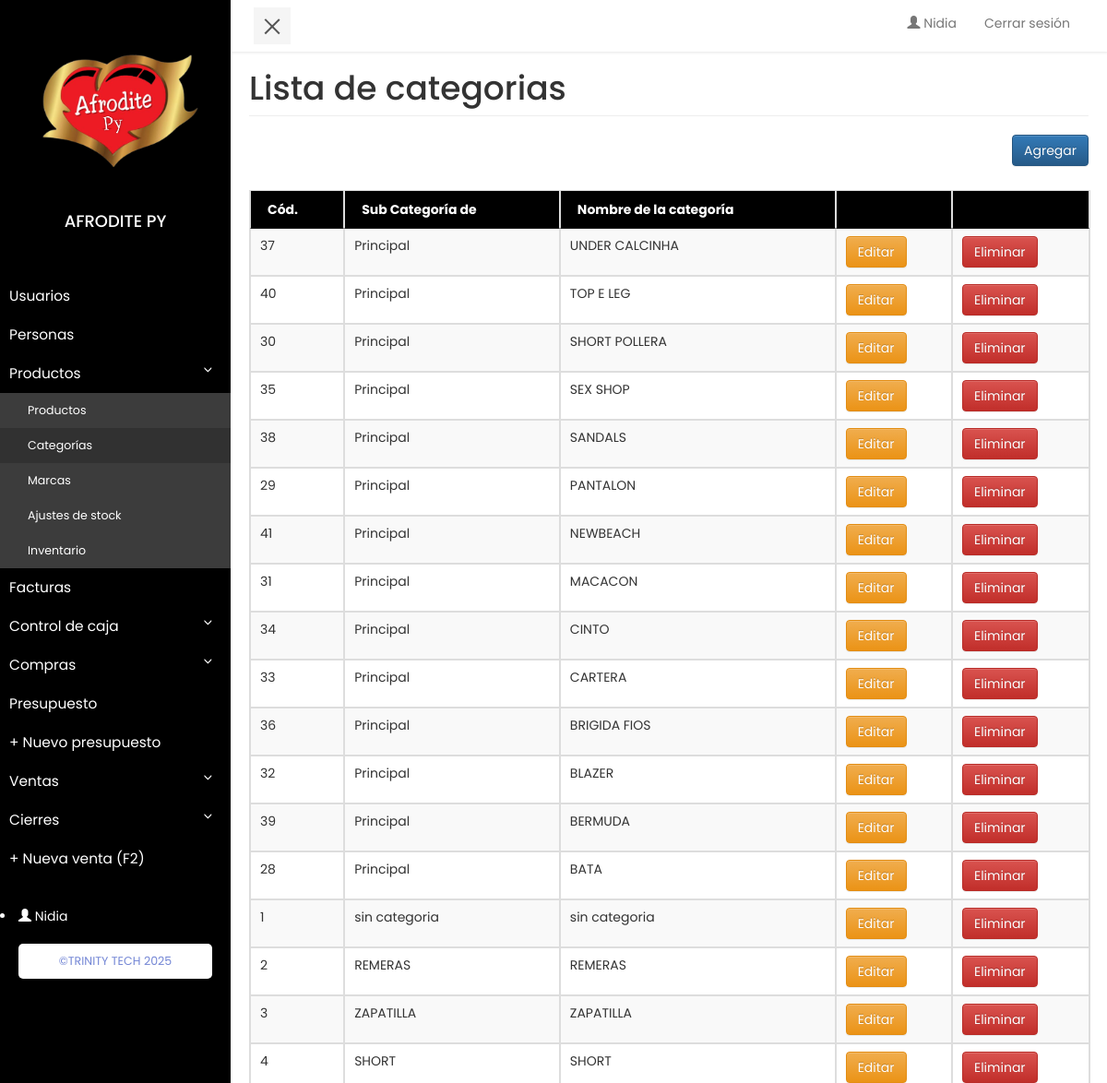
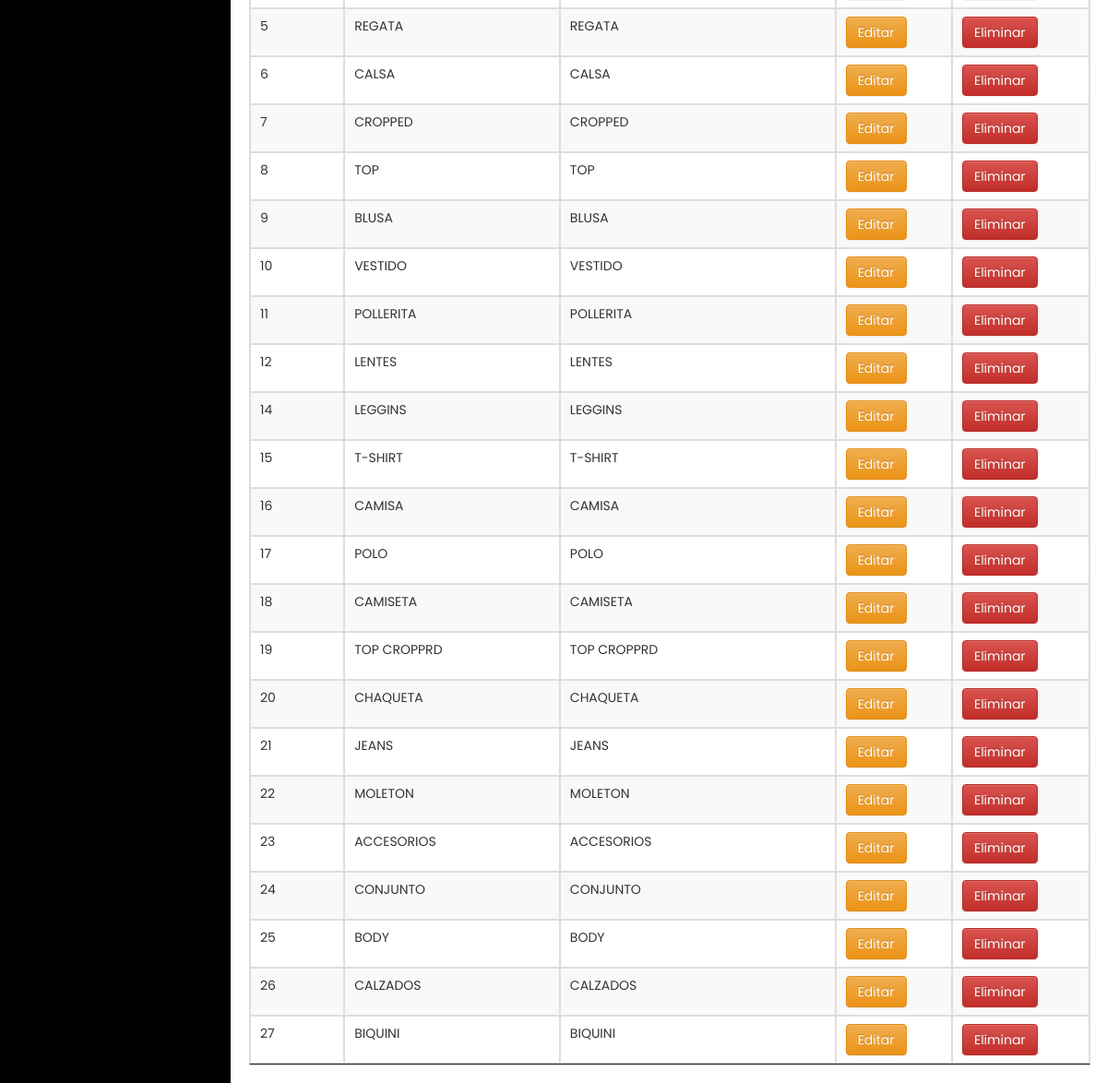
The app's page /index.php?c=categoria (signed in) with its own data (2 pictures, top to bottom).
### tables this page shows
CREATE TABLE `categorias` (
  `id` int(11) NOT NULL,
  `id_padre` int(11) NOT NULL,
  `categoria` varchar(50) NOT NULL
);

### controller/categoria.controller.php (called while the page is built, shortened)
<?php
require_once 'model/categoria.php';
class categoriaController{
    public function __CONSTRUCT(){
        $this->model = new categoria();
    }
    public function Index(){
        require_once 'view/header.php';
        require_once 'view/categoria/categoria.php';
        require_once 'view/footer.php';
    }
}

### model/database.php (called while the page is built, shortened)
<?php
class Database
{
    public static function StartUp()
    {
        $pdo = new PDO('mysql:host=' . HOST . ';dbname=' . DB . ';charset=utf8', USER, PASS);
        $pdo->setAttribute(PDO::ATTR_ERRMODE, PDO::ERRMODE_EXCEPTION);
        return $pdo;
    }
}

### model/categoria.php (called while the page is built, shortened)
<?php
class categoria
{
	private $pdo;
	public function __CONSTRUCT()
	{
		try
		{
			$this->pdo = Database::StartUp();
		}
		catch(Exception $e)
		{
			die($e->getMessage());
		}
	}
	public function Listar()
	{
		try
		{
			$stm = $this->pdo->prepare("SELECT * FROM categorias ORDER BY id_padre, categoria DESC");
			$stm->execute();
			return $stm->fetchAll(PDO::FETCH_OBJ);
		}
		catch(Exception $e)
		{
			die($e->getMessage());
		}
	}
	public function Obtener($id)
	{
		try
		{
			$stm = $this->pdo
			          ->prepare("SELECT * FROM categorias WHERE id = ?");
			$stm->execute(array($id));
			return $stm->fetch(PDO::FETCH_OBJ);
		} catch (Exception $e)
		{
			die($e->getMessage());
		}
	}
}

### view/categoria/categoria.php (the view, shortened to what this page needs)
<h1 class="page-header">Lista de categorias </h1>
<a class="btn btn-primary pull-right" href="#categoriaModal" class="btn btn-success" data-toggle="modal" data-target="#crudModal" data-c="categoria">Agregar</a>
<br><br><br>
<table class="table table-striped table-bordered display responsive nowrap datatable" width="100%" id="tabla">
    <thead>
        <tr style="background-color: #000; color:#fff">
            <th>Cód.</th>
            <th>Sub Categoría de</th>
            <th>Nombre de la categoría</th>
            <th></th>
            <th></th>
        </tr>
    </thead>
    <tbody>
    <?php foreach($this->model->Listar() as $r): ?>
        <?php
        if($r->id_padre==0){
            $padre="Principal";
        }else{
            $categoria = $this->model->Obtener($r->id_padre);
            $padre = $categoria->categoria;
        } ?>
        <tr class="click">
            <td><?php echo $r->id; ?></td>
            <td><?php echo $padre; ?></td>
            <td><?php echo $r->categoria; ?></td>
            <td>
                <a  class="btn btn-warning edit" href="#crudModal" class="btn btn-success" data-toggle="modal" data-target="#crudModal" data-id="<?php echo $r->id;?>" data-c="categoria">Editar</a>
            </td>
            <td>
                <a  class="btn btn-danger delete" href="?c=categoria&a=Eliminar&id=<?php echo $r->id; ?>">Eliminar</a>
            </td>
        </tr>
    <?php endforeach; ?>
    </tbody>
</table>
</div>
</div>
</div>

### assets/admin/css/sidebar.css (style rules this page uses)
body { font-family: 'Poppins', sans-serif; background: #fafafa; }
a, a:hover, a:focus { color: inherit; text-decoration: none; transition: all 0.3s; }

### view/header.php (style rules this page uses)
.page-header { margin: 0px 0 20px; }

### records on screen
categorias: id "37", id_padre "Principal", categoria "UNDER CALCINHA"
categorias: id "40", id_padre "Principal", categoria "TOP E LEG"
categorias: id "30", id_padre "Principal", categoria "SHORT POLLERA"
categorias: id "35", id_padre "Principal", categoria "SEX SHOP"
categorias: id "38", id_padre "Principal", categoria "SANDALS"
categorias: id "29", id_padre "Principal", categoria "PANTALON"
categorias: id "41", id_padre "Principal", categoria "NEWBEACH"
categorias: id "31", id_padre "Principal", categoria "MACACON"
categorias: id "34", id_padre "Principal", categoria "CINTO"
categorias: id "33", id_padre "Principal", categoria "CARTERA"
categorias: id "36", id_padre "Principal", categoria "BRIGIDA FIOS"
categorias: id "32", id_padre "Principal", categoria "BLAZER"
categorias: id "39", id_padre "Principal", categoria "BERMUDA"
categorias: id "28", id_padre "Principal", categoria "BATA"
categorias: id "1", categoria "sin categoria"
categorias: id "2", categoria "REMERAS"
categorias: id "3", categoria "ZAPATILLA"
categorias: id "4", categoria "SHORT"
categorias: id "5", categoria "REGATA"
categorias: id "6", categoria "CALSA"
categorias: id "7", categoria "CROPPED"
categorias: id "8", categoria "TOP"
categorias: id "9", categoria "BLUSA"
categorias: id "10", categoria "VESTIDO"
categorias: id "11", categoria "POLLERITA"
categorias: id "12", categoria "LENTES"
categorias: id "14", categoria "LEGGINS"
categorias: id "15", categoria "T-SHIRT"
categorias: id "16", categoria "CAMISA"
categorias: id "17", categoria "POLO"
categorias: id "18", categoria "CAMISETA"
categorias: id "19", categoria "TOP CROPPRD"
categorias: id "20", categoria "CHAQUETA"
categorias: id "21", categoria "JEANS"
categorias: id "22", categoria "MOLETON"
categorias: id "23", categoria "ACCESORIOS"
categorias: id "24", categoria "CONJUNTO"
categorias: id "25", categoria "BODY"
categorias: id "26", categoria "CALZADOS"
categorias: id "27", categoria "BIQUINI"

### other values on screen
$_SESSION['username'] "Nidia"
